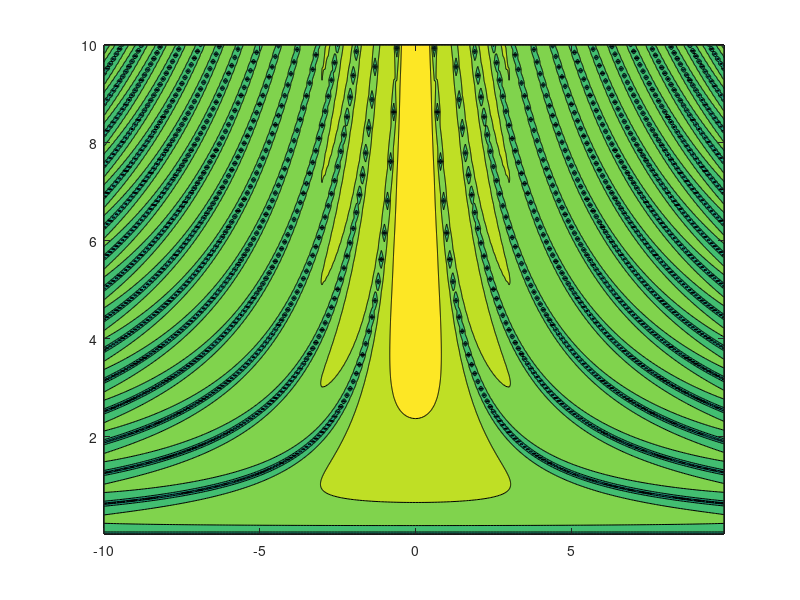

MATLAB code to generate this figure:
% Get effective rates in front of dissipators in analytical ME for pm+mp
% interaction

dimS = 2;
omegaS = 10;
dimB = 2;
omegaB = 0.1:0.1:20;
delta = omegaS - omegaB;
Omega = omegaS + omegaB;
TB = 10;
gamma = 0.01;
gxx = 0;
gyy = 0;
gzz = 0; 
gpm = 0.1;
gsb = [gxx gyy gzz gpm];
Ntrials = 100;
rho0 = [1 0; 0 0];

% rhoX = eye(dimS)/dimS;
% rhoTh = exp(-(1:dimS)*omegaB/TB);
% rhoTh = diag(rhoTh)/sum(rhoTh);
% rho2 = exp(-(1:dimS)*omegaS/TB);
% rho2 = diag(rho2)/sum(rho2);
% c = collisionModelSpinBath(dimS,omegaS,dimB,omegaB,TB,gamma,0.1,gsb,rho0);
% c.findSSwithoutSim();
% 
% H = c.H0{1} + c.Hint{1};
% E = unique(abs(eig(H)));
% rat = E(2)/E(1);
% dtRes = 2*pi/E(1);
% step = (0.01:0.01:4);
dtInt = 0.01:0.01:10;
% kp = []; %excitation rate (exclude gamma)
% km = []; %deexcitation rate (exclude gamma)
% kz = []; %dephasing rate (exclude gamma)
g = gpm*2;
lambda = sqrt(delta.^2 + g^2);
A = delta + lambda;
N = g^2 + A.^2;
p0 = ones(size(omegaB));
p1 = exp(-omegaB/TB);
p0 = p0./(p0+p1);
p1 = 1-p0;
p0 = p0'*ones(size(dtInt));
p1 = p1'*ones(size(dtInt));
k = (2*g*A./N)'*ones(size(dtInt)) .* sin(lambda'*dtInt/2);
% Num = sum(k.^2.*p0);
% Den = sum(k.^2);
% x = Num./Den
kp = k.^2.*p0;%excitation rate (exclude gamma)
km = k.^2.*p1;%deexcitation rate (exclude gamma)
K = k.^2;
C = g*g*exp(-1i*(delta+lambda)'*dtInt/2)./(N'*ones(size(dtInt))) + exp(-1i*(delta-lambda)'*dtInt/2).*((A.^2.*N)'*ones(size(dtInt)));
kz = abs(1-C).^2; %dephasing rate (exclude gamma)
contourf(omegaS-omegaB,dtInt,log10(K'))
% xlabel('Delta = omegaS-omegaB');
% ylabel('tau');
% %Analytical results
% for j = 1:length(dtInt)
%     k = 2*g*A./N.*sin(lambda*dtInt(j)/2);
%     C = exp(-1i*(delta+lambda)*dtInt(j)/2)*g^2./N + exp(-1i*(delta-lambda)*dtInt(j)/2).*A.^2./N;
%     kz = [kz; abs(1-C).^2];
%     kp = [kp; k.^2.*p0];
%     km = [km; k.^2.*p1];
% end
% 
